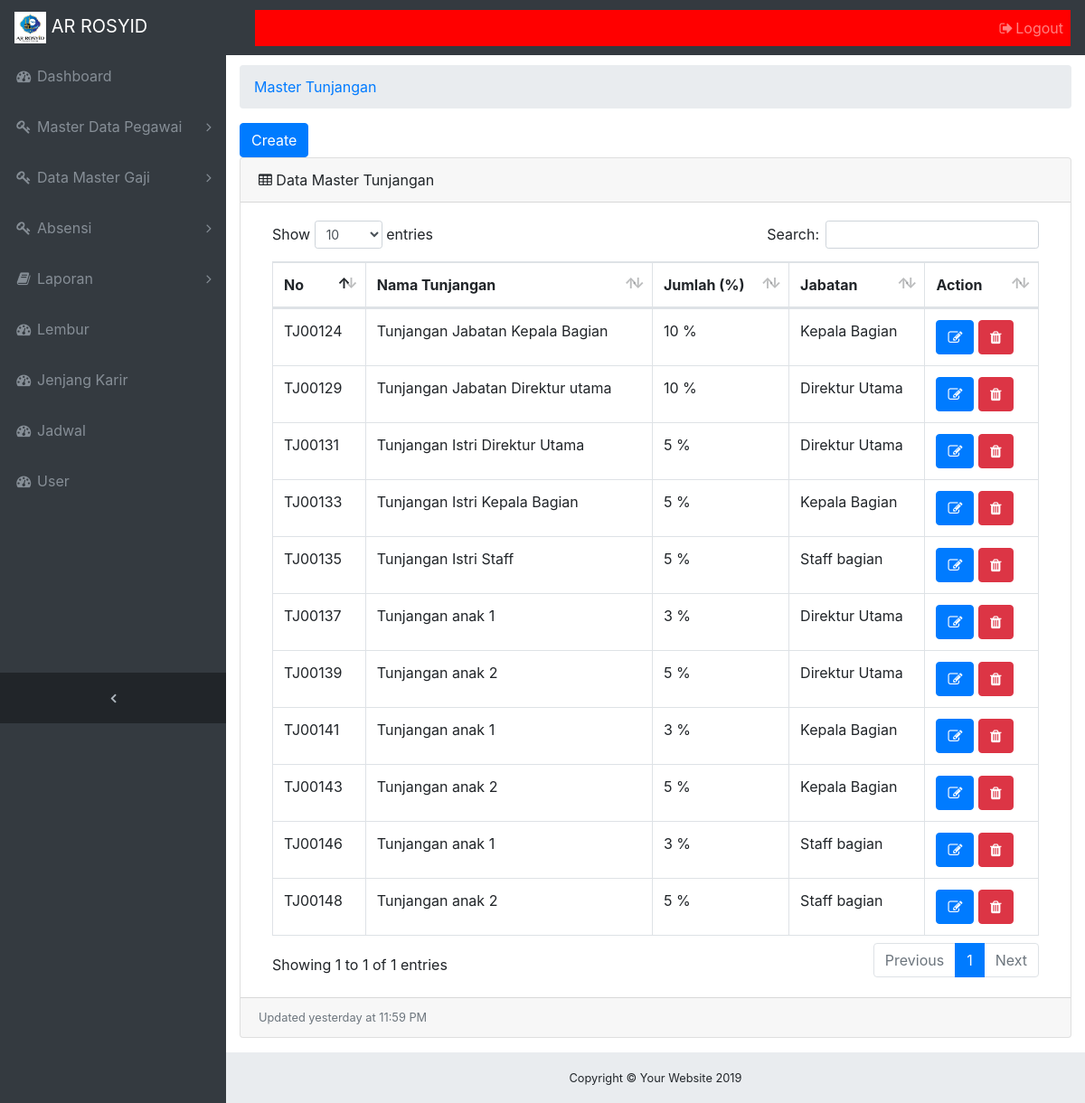
/master_tunjangan.php (signed in), run on the app's committed database.
### tables this page shows
CREATE TABLE `master_tunjangan` (
  `id_tunjangan` varchar(20) NOT NULL,
  `nama_tunjangan` varchar(50) NOT NULL,
  `jumlah_tunjangan` varchar(50) NOT NULL,
  `status` char(1) NOT NULL DEFAULT '0' COMMENT '0  = tnjngn fleksibel, 1 = tnjngn tetap',
  `id_jabatan` varchar(20) NOT NULL
);

CREATE TABLE `jabatan_pegawai` (
  `id_jabatan` varchar(50) NOT NULL,
  `nama_jabatan` varchar(50) NOT NULL
);

### master_tunjangan.php (the view, shortened to what this page needs)
<!DOCTYPE html>
<html lang="en">
<?php  include('core/init.php');
  global $link;
  $query = "SELECT * FROM `master_tunjangan` LEFT JOIN jabatan_pegawai ON master_tunjangan.id_jabatan = jabatan_pegawai.id_jabatan ORDER BY master_tunjangan.id_tunjangan";
  $sql = mysqli_query($link,$query);
?>
<?php  include('view/head.php'); ?>
<body class="fixed-nav sticky-footer bg-dark" id="page-top">
    <?php require_once "view/navigation.php" ; ?>
  <div class="content-wrapper">
    <div class="container-fluid">
      <ol class="breadcrumb">
        <li class="breadcrumb-item">
          <a href="master_tunjangan.php">Master Tunjangan</a>
        </li>
      </ol>
      <?php if($_SESSION['level'] == 'HRD'){ ?>
         <a href="master_tunjangan_insert.php"><input type="button" value="Create"class="btn btn-primary"></a>
         <?php } ?>
          <div class="card mb-3">
          <div class="card-header">
          <i class="fa fa-table"></i> Data Master Tunjangan </div>
          <div class="card-body">
          <div class="table-responsive">
            <table class="table table-bordered" id="dataTable" width="100%" cellspacing="0">
              <thead>
                <tr>
                  <th>No</th>
                  <th>Nama Tunjangan</th>
                  <th>Jumlah (%)</th>
                  <th> Jabatan </th>
                  <?php if($_SESSION['level'] == 'HRD'){ ?>
                  <th>Action</th>
                <?php } ?>
                </tr>
              </thead>
              <tbody>
                <?php
while($row = mysqli_fetch_array($sql)){
                 ?>
                <tr>
                  <td><?php echo $row['id_tunjangan'] ?></td>
                  <td><?php echo $row['nama_tunjangan'] ?></td>
                  <td><?php echo $row['jumlah_tunjangan']; ?> % </td>
                  <td><?php echo $row['nama_jabatan']?> </td>
                  <?php if($_SESSION['level'] == 'HRD'){ ?>
                  <td> <a href=""></a>
                          <a href="master_tunjangan_update.php?id=<?php echo $row['id_tunjangan']; ?>"><button class="btn btn-primary"> <i class="fa fa-edit"></i></button></a>
                           <a href="master_tunjangan_delete.php?id=<?php echo $row['id_tunjangan']; ?>" onclick="javascript: return confirm('Anda yakin hapus ?');">
                           <button class="btn btn-danger"> <i class="fa fa-trash"></i></button></a></td>
                  <?php } ?>
                </tr>
              </tbody>
<?php  } ?>
            </table>
          </div>
          </div>
          <div class="card-footer small text-muted">Updated yesterday at 11:59 PM</div>
        </div>
      </div>
    </div>
   <?php require_once "view/footer.php"; ?>
</body>
</html>

### css/sb-admin.css (style rules this page uses)
html { position: relative; min-height: 100%; }
body { overflow-x: hidden; }
body.sticky-footer { margin-bottom: 56px; }
body.sticky-footer .content-wrapper { min-height: calc(100vh - 56px - 56px); }
body.fixed-nav { padding-top: 56px; }
.content-wrapper { min-height: calc(100vh - 56px); padding-top: 1rem; }
.content-wrapper { overflow-x: hidden; background: white; }
@media (min-width: 992px) { .content-wrapper { margin-left: 250px; } }

### data on the page
master_tunjangan: id_tunjangan "TJ00124", nama_tunjangan "Tunjangan Jabatan Kepala Bagian", jumlah_tunjangan "10", id_jabatan.nama_jabatan "Kepala Bagian"
master_tunjangan: id_tunjangan "TJ00129", nama_tunjangan "Tunjangan Jabatan Direktur utama", jumlah_tunjangan "10", id_jabatan.nama_jabatan "Direktur Utama"
master_tunjangan: id_tunjangan "TJ00131", nama_tunjangan "Tunjangan Istri Direktur Utama", jumlah_tunjangan "5", id_jabatan.nama_jabatan "Direktur Utama"
master_tunjangan: id_tunjangan "TJ00133", nama_tunjangan "Tunjangan Istri Kepala Bagian", jumlah_tunjangan "5", id_jabatan.nama_jabatan "Kepala Bagian"
master_tunjangan: id_tunjangan "TJ00135", nama_tunjangan "Tunjangan Istri Staff", jumlah_tunjangan "5", id_jabatan.nama_jabatan "Staff bagian"
master_tunjangan: id_tunjangan "TJ00137", nama_tunjangan "Tunjangan anak 1", jumlah_tunjangan "3", id_jabatan.nama_jabatan "Direktur Utama"
master_tunjangan: id_tunjangan "TJ00139", nama_tunjangan "Tunjangan anak 2", jumlah_tunjangan "5", id_jabatan.nama_jabatan "Direktur Utama"
master_tunjangan: id_tunjangan "TJ00141", nama_tunjangan "Tunjangan anak 1", jumlah_tunjangan "3", id_jabatan.nama_jabatan "Kepala Bagian"
master_tunjangan: id_tunjangan "TJ00143", nama_tunjangan "Tunjangan anak 2", jumlah_tunjangan "5", id_jabatan.nama_jabatan "Kepala Bagian"
master_tunjangan: id_tunjangan "TJ00146", nama_tunjangan "Tunjangan anak 1", jumlah_tunjangan "3", id_jabatan.nama_jabatan "Staff bagian"
master_tunjangan: id_tunjangan "TJ00148", nama_tunjangan "Tunjangan anak 2", jumlah_tunjangan "5", id_jabatan.nama_jabatan "Staff bagian"
